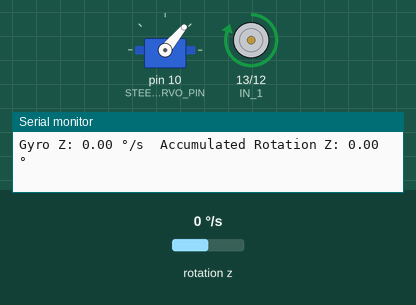
Simulated run of this sketch. Board: Arduino Uno, built with avr-gcc and run on an emulated ATmega328P. Shown: servo, motor-driver pin pairs drawn as motors (green arrow = first pin HIGH = forward, orange = second pin HIGH = backward, longer = more drive, scaled by the enable pin), the last lines printed to the serial monitor. The test bench sets the inputs (shaded band); at power-on: rotation z 0 °/s.

Above: at 2.2 s.
2.3 s: rotation z set to -27 °/s
5.3 s: rotation z set to -34 °/s
At 6.3 s:
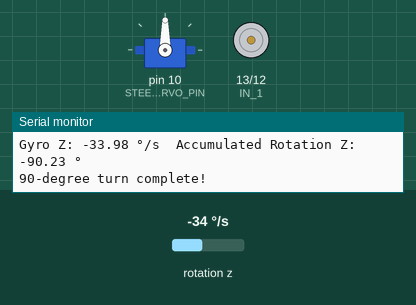
8.3 s: rotation z set to -192 °/s
At 11.4 s:
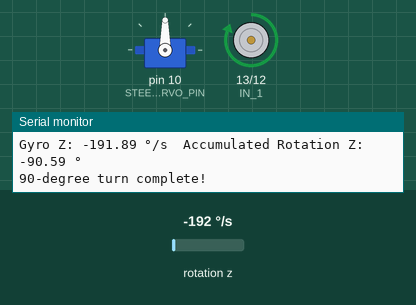
Timing chart, 0 to 14.1 s (numbered marks = the images above; inputs shaded):
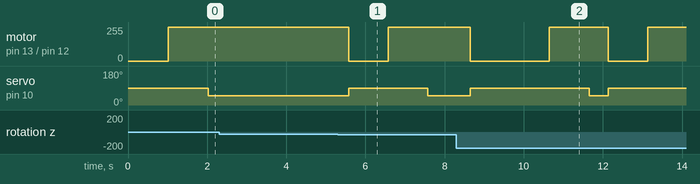

The sketch:

90DegreeTurn.ino
```cpp
#include <Servo.h>          // Include the Servo library
#include <Wire.h>           // Include Wire library for I2C communication
#include <MPU6050.h>        // Include MPU6050 library

// ---------------------------
// Motor Control Definitions
// ---------------------------
#define ENA  11             // L298N EN_A motor speed control
#define IN_1  13            // L298N IN1 for motor direction
#define IN_2  12            // L298N IN2 for motor direction

// ---------------------------
// Servo Control Definitions
// ---------------------------
#define STEERING_SERVO_PIN 10  // Servo control pin

Servo STEERING;             // Create Servo object

// ---------------------------
// MPU6050 Definitions
// ---------------------------
MPU6050 mpu;

// Variables to store raw gyro readings
int16_t rawGyroZ;

// Variables to store converted gyro readings in degrees per second
float gyroZ;

// Calibration offsets
float gyroOffsetZ = 0.0;

// Gyroscope scale factor based on full-scale range (±250°/s)
const float GYRO_SCALE = 250.0 / 32768.0;

// Threshold to determine significant rotation (adjust as needed)
const float ROTATION_THRESHOLD = 10.0; // in degrees per second

// Accumulated rotation
float accumulatedRotationZ = 0.0;

// ---------------------------
// Speed and Steering Parameters
// ---------------------------
const int MaxSpeed = 255;
const int MinSpeed = 0;
int steeringAngle = 0;

// ---------------------------
// Timing Definitions
// ---------------------------
unsigned long previousTime = 0;

// ---------------------------
// Function Prototypes
// ---------------------------
void controlRobot(int speedInput, int steeringInput);
void StopMotors();
bool initializeMPU6050();
void calibrateGyroscope();
void turn90Degrees();

// ---------------------------
// Robot Control Function
// ---------------------------
void robotControl() {
  // Example behavior: Move forward for 2 seconds, turn 90 degrees, repeat

  // Move forward
  controlRobot(100, 0);  // 50% speed, neutral steering
  delay(1000);          // Move forward for 2 seconds

  // Turn 90 degrees to the right
  turn90Degrees();

  // Move forward again
  controlRobot(100, 0);  // 50% speed, neutral steering
  delay(1000);          // Move forward for 2 seconds

  // Turn 90 degrees to the right
  turn90Degrees();

  // Stop after completing actions
  StopMotors();
  delay(1000);          // Wait for 2 seconds before repeating
}

// ---------------------------
// Control Robot Function
// ---------------------------
void controlRobot(int speedInput, int steeringInput) {
  // Map speedInput from -100 to 100 to motor speed range 0 to MaxSpeed
  int motorSpeed = map(abs(speedInput), 0, 100, MinSpeed, MaxSpeed);

  // Set motor direction based on the sign of speedInput
  if (speedInput > 0) {
    // Move forward
    digitalWrite(IN_1, HIGH);
    digitalWrite(IN_2, LOW);
  } else if (speedInput < 0) {
    // Move backward
    digitalWrite(IN_1, LOW);
    digitalWrite(IN_2, HIGH);
  } else {
    // Stop motors
    digitalWrite(IN_1, LOW);
    digitalWrite(IN_2, LOW);
  }

  // Set motor speed
  analogWrite(ENA, motorSpeed);

  // Map steeringInput from -100 to 100 to servo angle range 130 to 50 degrees
  steeringAngle = map(steeringInput, -100, 100, 130, 50);

  // Set servo position
  STEERING.write(steeringAngle);
}

// ---------------------------
// Stop Motors Function
// ---------------------------
void StopMotors() {
  digitalWrite(IN_1, LOW);
  digitalWrite(IN_2, LOW);
  analogWrite(ENA, 0);
  STEERING.write(90); // Center steering
}

// ---------------------------
// Initialize MPU6050 Function
// ---------------------------
bool initializeMPU6050() {
  Wire.begin();
  mpu.initialize();

  // Check connection
  if (!mpu.testConnection()) {
    return false;
  }

  // Configure the gyro sensitivity (±250°/s)
  mpu.setFullScaleGyroRange(MPU6050_GYRO_FS_250);

  return true;
}

// ---------------------------
// Calibrate Gyroscope Function
// ---------------------------
void calibrateGyroscope() {
  Serial.println("Calibrating gyroscope. Please keep the robot stationary.");
  int numSamples = 100;
  long sumZ = 0;

  for (int i = 0; i < numSamples; i++) {
    rawGyroZ = mpu.getRotationZ(); // Corrected function call
    sumZ += rawGyroZ;
    delay(10); // Adjust delay based on desired sample rate
  }

  gyroOffsetZ = ((float)sumZ / numSamples) * GYRO_SCALE;

  Serial.println("Gyroscope calibration complete.");
  Serial.print("Gyro Offset Z: "); Serial.print(gyroOffsetZ, 2); Serial.println(" °/s");
}

// ---------------------------
// Turn 90 Degrees Function
// ---------------------------
void turn90Degrees() {
    Serial.println("Initiating 90-degree turn...");

    // Reset accumulated rotation
    accumulatedRotationZ = 0.0;

    // Set previous time for delta time calculation
    previousTime = millis();

    // Start turning to the right at a higher speed
    int turnSpeed = 200;  // Set a constant high speed (80% or more)
    controlRobot(turnSpeed, 100);  // High speed, full steering to the right

    while (abs(accumulatedRotationZ) < 90.0) {
        // Read gyro data
        rawGyroZ = mpu.getRotationZ();
        gyroZ = ((float)rawGyroZ) * GYRO_SCALE - gyroOffsetZ;

        // Get current time
        unsigned long currentTime = millis();

        // Calculate delta time in seconds
        float deltaTime = (currentTime - previousTime) / 1000.0;
        previousTime = currentTime;

        // Calculate angle change
        float angleChange = gyroZ * deltaTime;

        // Accumulate rotation
        accumulatedRotationZ += angleChange;

        // Debugging output
        Serial.print("Gyro Z: "); Serial.print(gyroZ, 2); Serial.print(" °/s\t");
        Serial.print("Accumulated Rotation Z: "); Serial.print(accumulatedRotationZ, 2); Serial.println(" °");

        delay(10); // Small delay to prevent excessive serial output
    }

    // Stop turning
    StopMotors();
    Serial.println("90-degree turn complete!");

    delay(1000); // Brief pause after turning
}

// ---------------------------
// Setup Function
// ---------------------------
void setup() {
  // Initialize Serial Communication
  Serial.begin(115200);
  while (!Serial) { ; } // Wait for Serial to be ready

  // Initialize Motor Control Pins
  pinMode(ENA, OUTPUT);
  pinMode(IN_1, OUTPUT);
  pinMode(IN_2, OUTPUT);

  // Initialize Steering Servo
  STEERING.attach(STEERING_SERVO_PIN);

  // Initialize motors to stopped state
  StopMotors();

  // Initialize MPU6050
  if (!initializeMPU6050()) {
    Serial.println("Failed to initialize MPU6050. Check connections.");
    while (1); // Halt if initialization fails
  }

  // Calibrate Gyroscope
  calibrateGyroscope();
  Serial.println("Calibration complete. Starting operation.");
}

// ---------------------------
// Loop Function
// ---------------------------
void loop() {
  // Call the main robot control function
  robotControl();
}
```

Measured:
- the behaviour switches between -30 and -31 °/s on rotation z (found by bisection; images 0 and 1)
